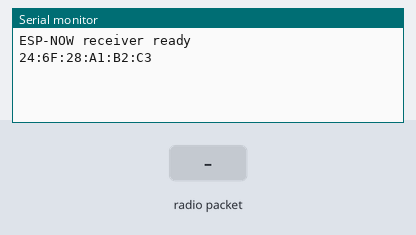
A sketch run on a simulated ESP8266 (NodeMCU). Shown: the last lines printed to the serial monitor. The inputs (shaded band) are chosen by the test bench.

Above: at 1.2 s.
1.3 s: radio packet "Z" arrives
At 2.0 s:
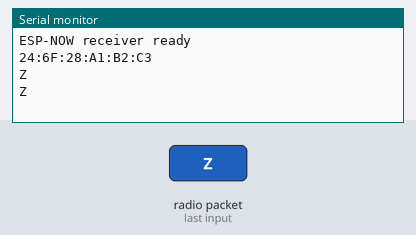
2.8 s: radio packet "1" arrives
At 3.2 s:
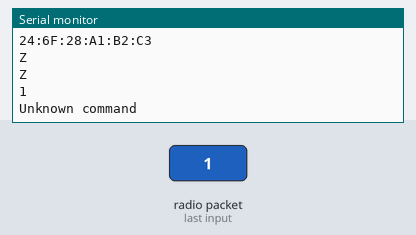

The sketch:

espnow_bomb.ino
```cpp
#include <ESP8266WiFi.h>
#include <espnow.h>

void onDataRecv(uint8_t *mac, uint8_t *incomingData, uint8_t len) {
  if (len > 0) {
    char command = incomingData[0];
    Serial.println(command);

    switch (command) {
      case 'Z': Serial.println("Z"); break;
      default: Serial.println("Unknown command"); break;
    }
  }
}

void setup() {
  Serial.begin(9600);

  WiFi.mode(WIFI_STA);
  WiFi.disconnect();

  if (esp_now_init() != 0) {
    Serial.println("ESP-NOW init failed");
    return;
  }

  esp_now_set_self_role(ESP_NOW_ROLE_SLAVE);
  esp_now_register_recv_cb(onDataRecv);

  Serial.println("ESP-NOW receiver ready");
  Serial.println(WiFi.macAddress());
}

void loop() {
}
```

Measured:
- after the input at 1.3 s, the serial monitor: prints a new line at once (image 1)
- after the input at 2.8 s, the serial monitor: prints a new line at once (image 2)
